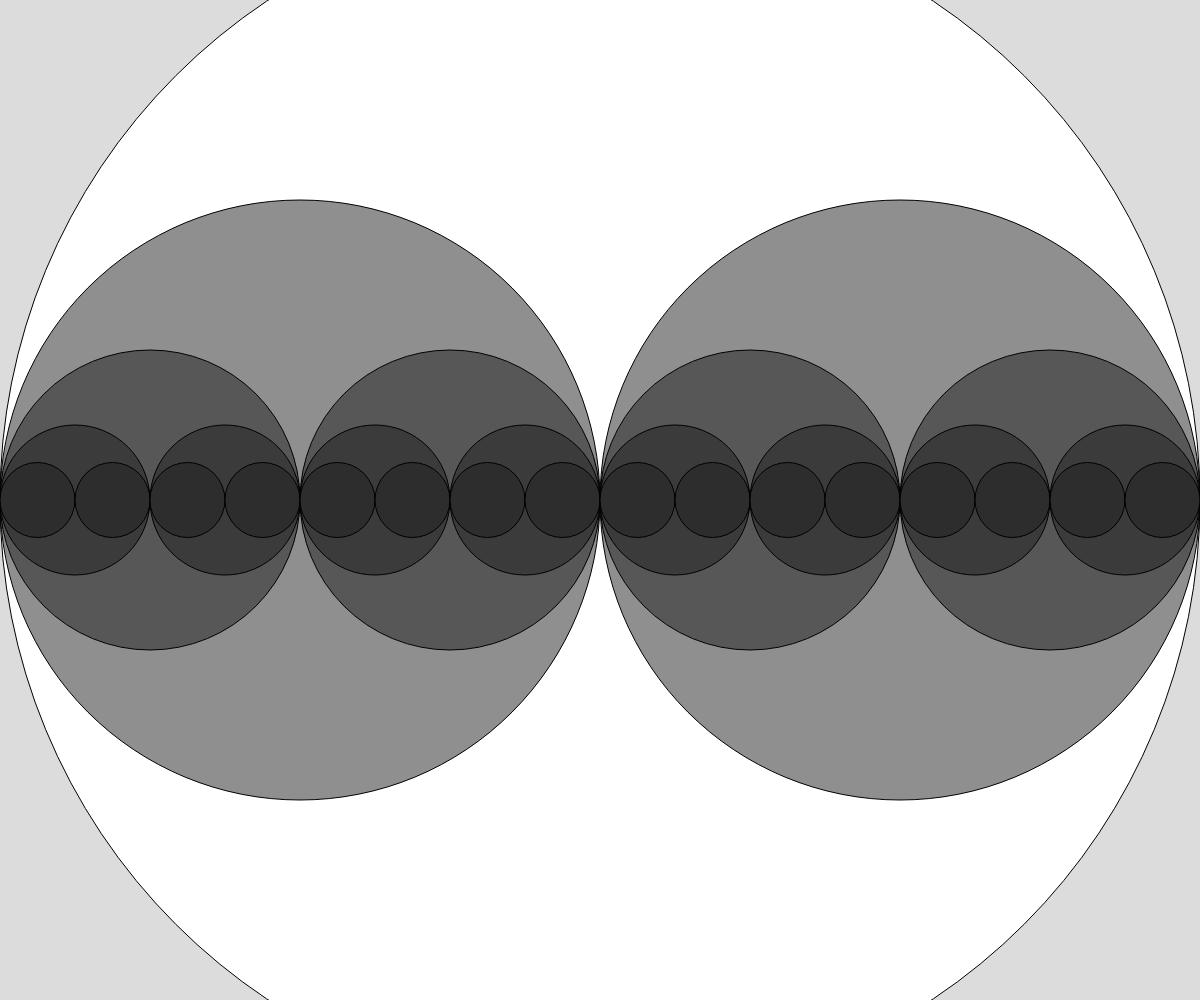
Frame 1 (no input)
Frame 60 (no input): identical to frame 1, image omitted
Frame 120 (the mouse pressed at the canvas centre since frame 60): identical to frame 1, image omitted

The p5.js sketch that drew this single still picture (run headless with seeded random() and noise() and a simulated clock; from frame 60 on, the mouse is pressed at the canvas centre):

// p5.js sketch
// ── sketch.js
// Circle Recursion
// Your Name
// Date
//
// Extra for Experts:
// - describe what you did to take this project "above and beyond"


function setup() {
  createCanvas(windowWidth, windowHeight);
}

function draw() {
  background(220);

  drawCircle(width/2, width/2);
}

function drawCircle(x, radius) {
  let theColor = map(radius, 50, width/2, 50, 255);
  fill(theColor);
  ellipse(x, height/2, radius*2, radius*2);

  if (radius > 50) {
    drawCircle(x - radius/2, radius/2);
  }
  if (radius > 50) {
    drawCircle(x + radius/2, radius/2);
  }

}
